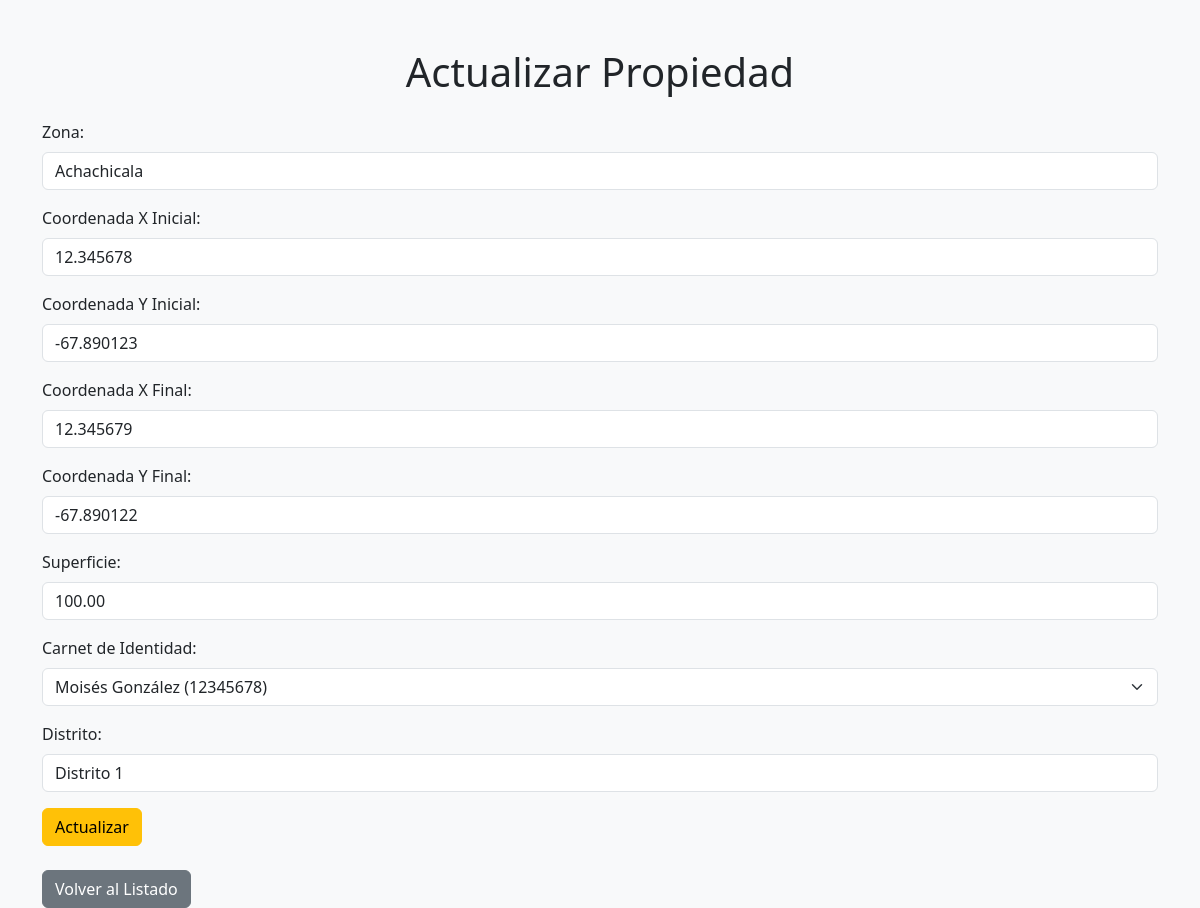
/2/cambio.php?id_catastro=1, run on the app's committed database.
### tables this page shows
CREATE TABLE Catastro (
    id_catastro INT AUTO_INCREMENT PRIMARY KEY,
    zona VARCHAR(50) NOT NULL,
    xini DECIMAL(10, 6) NOT NULL,
    yini DECIMAL(10, 6) NOT NULL,
    xfin DECIMAL(10, 6) NOT NULL,
    yfin DECIMAL(10, 6) NOT NULL,
    superficie DECIMAL(10, 2) NOT NULL,
    ci VARCHAR(20) NOT NULL,
    distrito VARCHAR(50),
    codigo_catastral VARCHAR(20) NOT NULL UNIQUE,
    FOREIGN KEY (ci) REFERENCES Persona(ci) ON DELETE CASCADE
);

### 2/cambio.php (the view, shortened to what this page needs)
<?php
include 'conexion.php';
$id_catastro = $_GET['id_catastro'] ?? null;
$propiedad = null;
if ($id_catastro) {
    $propiedad = $conn->query("SELECT * FROM Catastro WHERE id_catastro = $id_catastro")->fetch_assoc();
}
?>
<!DOCTYPE html>
<html lang="es">
<head>
    <link href="https://cdn.jsdelivr.net/npm/bootstrap@5.3.3/dist/css/bootstrap.min.css" rel="stylesheet">
</head>
<body class="bg-light">
    <div class="container mt-5">
        <h1 class="text-center">Actualizar Propiedad</h1>
        <?php if ($propiedad): ?>
            <form method="POST" class="mt-4">
                <div class="mb-3">
                    <label for="zona" class="form-label">Zona:</label>
                    <input type="text" name="zona" class="form-control" value="<?= $propiedad['zona'] ?>" required>
                </div>
                <div class="mb-3">
                    <label for="xini" class="form-label">Coordenada X Inicial:</label>
                    <input type="text" name="xini" class="form-control" value="<?= $propiedad['xini'] ?>" required>
                </div>
                <div class="mb-3">
                    <label for="yini" class="form-label">Coordenada Y Inicial:</label>
                    <input type="text" name="yini" class="form-control" value="<?= $propiedad['yini'] ?>" required>
                </div>
                <div class="mb-3">
                    <label for="xfin" class="form-label">Coordenada X Final:</label>
                    <input type="text" name="xfin" class="form-control" value="<?= $propiedad['xfin'] ?>" required>
                </div>
                <div class="mb-3">
                    <label for="yfin" class="form-label">Coordenada Y Final:</label>
                    <input type="text" name="yfin" class="form-control" value="<?= $propiedad['yfin'] ?>" required>
                </div>
                <div class="mb-3">
                    <label for="superficie" class="form-label">Superficie:</label>
                    <input type="number" name="superficie" step="0.01" class="form-control" value="<?= $propiedad['superficie'] ?>" required>
                </div>
                <div class="mb-3">
                    <label for="ci" class="form-label">Carnet de Identidad:</label>
                    <select name="ci" class="form-select" required>
                        <?php
                        $personas = $conn->query("SELECT ci, nombre, apellido FROM Persona");
                        while ($persona = $personas->fetch_assoc()) {
                            $selected = $persona['ci'] == $propiedad['ci'] ? 'selected' : '';
                            echo "<option value='" . $persona['ci'] . "' $selected>" . $persona['nombre'] . " " . $persona['apellido'] . " (" . $persona['ci'] . ")</option>";
                        }
                        ?>
                    </select>
                </div>
                <div class="mb-3">
                    <label for="distrito" class="form-label">Distrito:</label>
                    <input type="text" name="distrito" class="form-control" value="<?= $propiedad['distrito'] ?>" required>
                </div>
                <button type="submit" class="btn btn-warning">Actualizar</button>
            </form>
        <?php else: ?>
            <div class="alert alert-danger" role="alert">Propiedad no encontrada.</div>
        <?php endif; ?>
        <div class="mt-4">
            <a href="index.php" class="btn btn-secondary">Volver al Listado</a>
        </div>
    </div>
</body>
</html>

### data on the page
catastro: zona "Achachicala", xini "12.345678", yini "-67.890123", xfin "12.345679", yfin "-67.890122", superficie "100.00", distrito "Distrito 1"

### other printed values
form field ci "Moisés González (12345678)"
